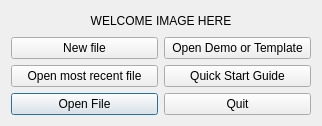
<?xml version="1.0" encoding="UTF-8"?>
<ui version="4.0">
 <class>WelcomeDialog</class>
 <widget class="QDialog" name="WelcomeDialog">
  <property name="windowModality">
   <enum>Qt::WindowModal</enum>
  </property>
  <property name="geometry">
   <rect>
    <x>0</x>
    <y>0</y>
    <width>322</width>
    <height>126</height>
   </rect>
  </property>
  <property name="sizePolicy">
   <sizepolicy hsizetype="Preferred" vsizetype="Preferred">
    <horstretch>0</horstretch>
    <verstretch>0</verstretch>
   </sizepolicy>
  </property>
  <property name="windowTitle">
   <string>Welcome</string>
  </property>
  <property name="modal">
   <bool>true</bool>
  </property>
  <layout class="QVBoxLayout" name="verticalLayout">
   <property name="sizeConstraint">
    <enum>QLayout::SetDefaultConstraint</enum>
   </property>
   <item>
    <widget class="QLabel" name="label">
     <property name="text">
      <string>WELCOME IMAGE HERE</string>
     </property>
     <property name="alignment">
      <set>Qt::AlignCenter</set>
     </property>
    </widget>
   </item>
   <item>
    <layout class="QGridLayout" name="gridLayout">
     <item row="2" column="0">
      <widget class="QPushButton" name="openFilePushButton">
       <property name="text">
        <string>Open File</string>
       </property>
      </widget>
     </item>
     <item row="1" column="0">
      <widget class="QPushButton" name="openRecentFilePushButton">
       <property name="text">
        <string>Open most recent file</string>
       </property>
      </widget>
     </item>
     <item row="1" column="1">
      <widget class="QPushButton" name="openQuickStartGuidePushButton">
       <property name="text">
        <string>Quick Start Guide</string>
       </property>
      </widget>
     </item>
     <item row="0" column="0">
      <widget class="QPushButton" name="createNewFilePushButton">
       <property name="text">
        <string>New file</string>
       </property>
      </widget>
     </item>
     <item row="2" column="1">
      <widget class="QPushButton" name="quitPushButton">
       <property name="text">
        <string>Quit</string>
       </property>
      </widget>
     </item>
     <item row="0" column="1">
      <widget class="QPushButton" name="openDemoFilePushButton">
       <property name="text">
        <string>Open Demo or Template</string>
       </property>
      </widget>
     </item>
    </layout>
   </item>
  </layout>
 </widget>
 <resources/>
 <connections/>
</ui>
